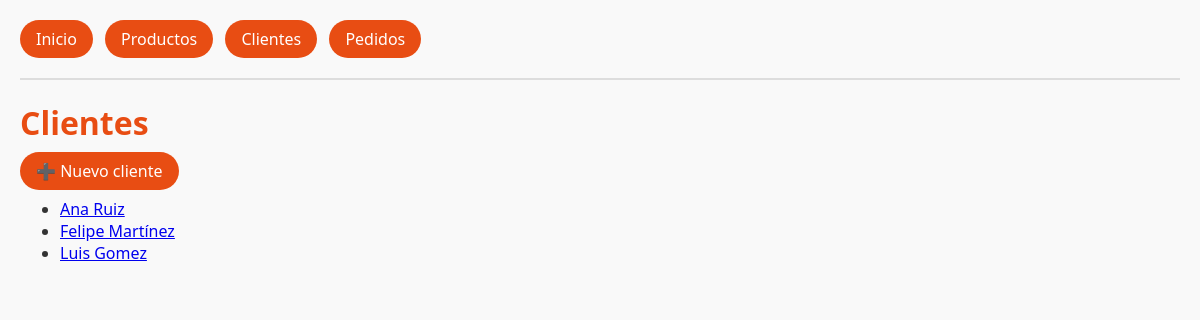
Page /clientes/ on the earlier database version.
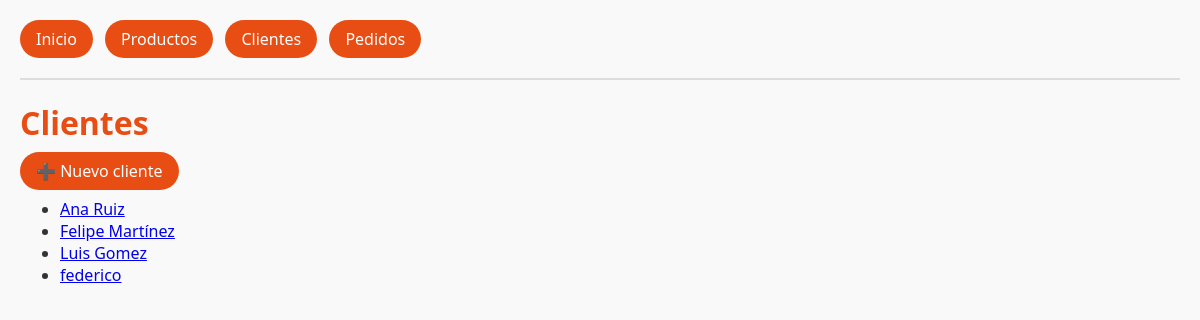
Same page on the later database version.
### tienda/models.py (models this page shows, shortened)
class Cliente(models.Model):
    nombre = models.CharField(max_length=120)
    correo = models.EmailField(unique=True)
    fecha_registro = models.DateTimeField(auto_now_add=True)
    activo = models.BooleanField(default=True)

### tienda/views.py (the view)
# urls.py: path('clientes/', views.lista_clientes, name='lista_clientes'),
def lista_clientes(request):
  clientes = Cliente.objects.all().order_by("nombre")
  return render(
    request,
    "tienda/lista_clientes.html",
    {
      "clientes": clientes
    }
  )

### tienda/templates/tienda/lista_clientes.html (shortened to what this page needs)
{% extends 'tienda/base.html' %}
{% block content %}
<h1>Clientes</h1>
<p>
  <a href="{% url 'tienda:crear_cliente' %}" class="btn">➕ Nuevo cliente</a>
</p>
<ul>
  {% for c in clientes %}
    <li>
      <a href="{% url 'tienda:detalle_cliente' c.pk %}">{{ c.nombre }}</a>
    </li>
  {% endfor %}
</ul>
{% endblock %}

Differences in the rows shown:
added Cliente: nombre "federico"
